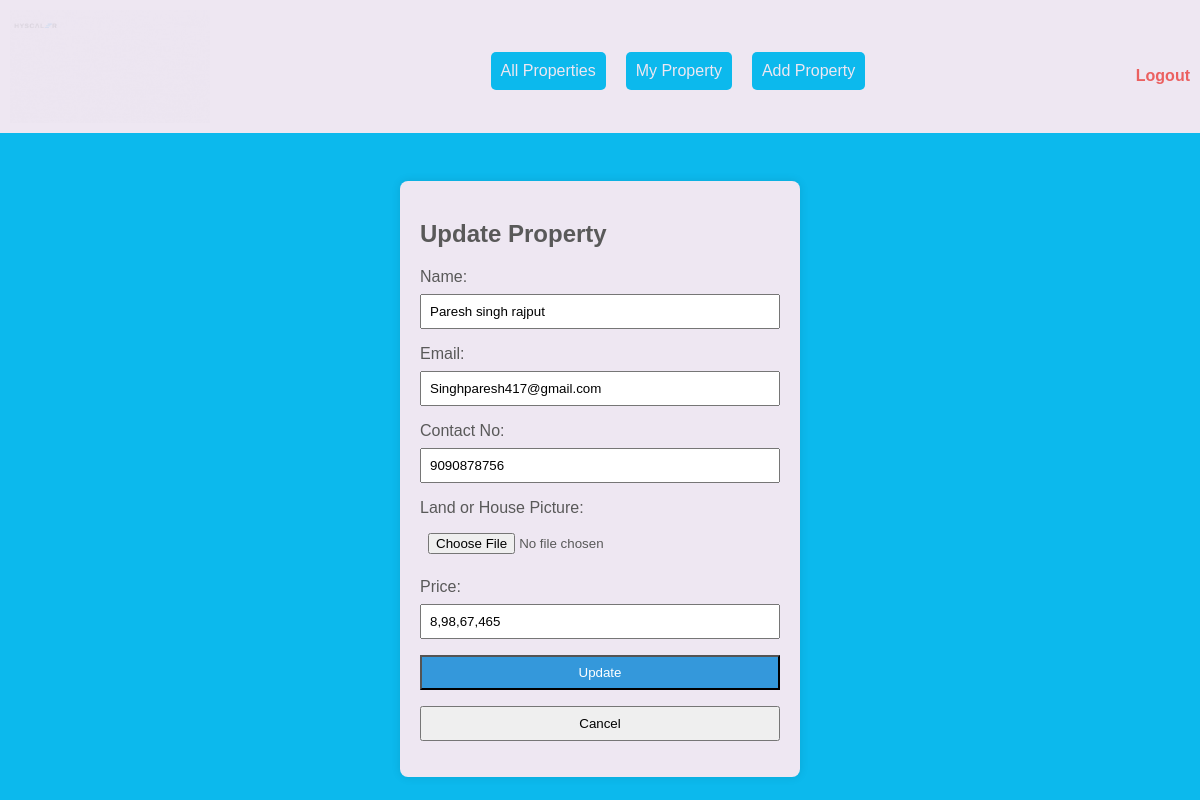
Page /userPages/editMyProp.php?id=5 on the committed database.
### tables this page shows
CREATE TABLE `property` (
  `id` int(10) NOT NULL,
  `name` varchar(255) NOT NULL,
  `email` varchar(255) NOT NULL,
  `contact` varchar(255) NOT NULL,
  `landPic` varchar(255) NOT NULL,
  `price` varchar(255) NOT NULL
);

### userPages/editMyProp.php (the view, shortened to what this page needs)
<?php
include 'userNav.php';
$myPropId = $_GET['id'];
$query = "select * from property where id={$myPropId}";
      $query_run = mysqli_query($con,$query);
       $row = mysqli_fetch_array($query_run);
?>
<link rel="stylesheet" href="CSS/addProp.css">
<div class="form-container">
    <form action="#" method="POST" enctype='multipart/form-data' onsubmit="return validateForm()">
      <h2>Update Property</h2>
      <label for="name">Name:</label>
      <input type="text" id="name" name="name" value="<?php echo $row['name'] ;?>" required>
      <label for="email">Email:</label>
      <input type="email" id="email" name="email" value="<?php echo $row['email'] ;?>" required>
      <label for="contact">Contact No:</label>
      <input type="tel" id="contact" name="contact" value="<?php echo $row['contact'] ;?>" required>
      <label for="picture">Land or House Picture:</label>
      <input type="file" id="picture" name="picture" accept="image/*" required>
      <label for="price">Price:</label>
      <input type="text" id="price" name="price" value="<?php echo $row['price'] ;?>" required>
      <input type="submit" value="Update" name="Update" >
      <input type="button" value="Cancel" name="Cancel" onclick="back()" >
    </form>
  </div>

### userPages/CSS/userNav.css (style rules this page uses)
body { margin: 0; font-family: Arial, sans-serif; background-color: #0CB9ED; color: #FFF; }

### userPages/CSS/addProp.css (style rules this page uses)
.form-container { text-align: center; margin-top: 3pc; }
form { background-color: #EEE7F2; color: #595959; padding: 20px; border-radius: 8px; box-shadow: 0 0 10px rgba(0, 0, 0, 0.1); max-width: 400px; width: 100%; box-sizing: border-box; display: inline-block; text-align: left; }
label { display: block; margin-bottom: 8px; }
input, textarea { width: 100%; padding: 8px; margin-bottom: 16px; box-sizing: border-box; }
input[type="submit"] { background-color: #3498db; color: #fff; cursor: pointer; }

### rows in the picture
property: name "Paresh singh rajput", email "Singhparesh417@gmail.com", contact "9090878756", price "8,98,67,465"
